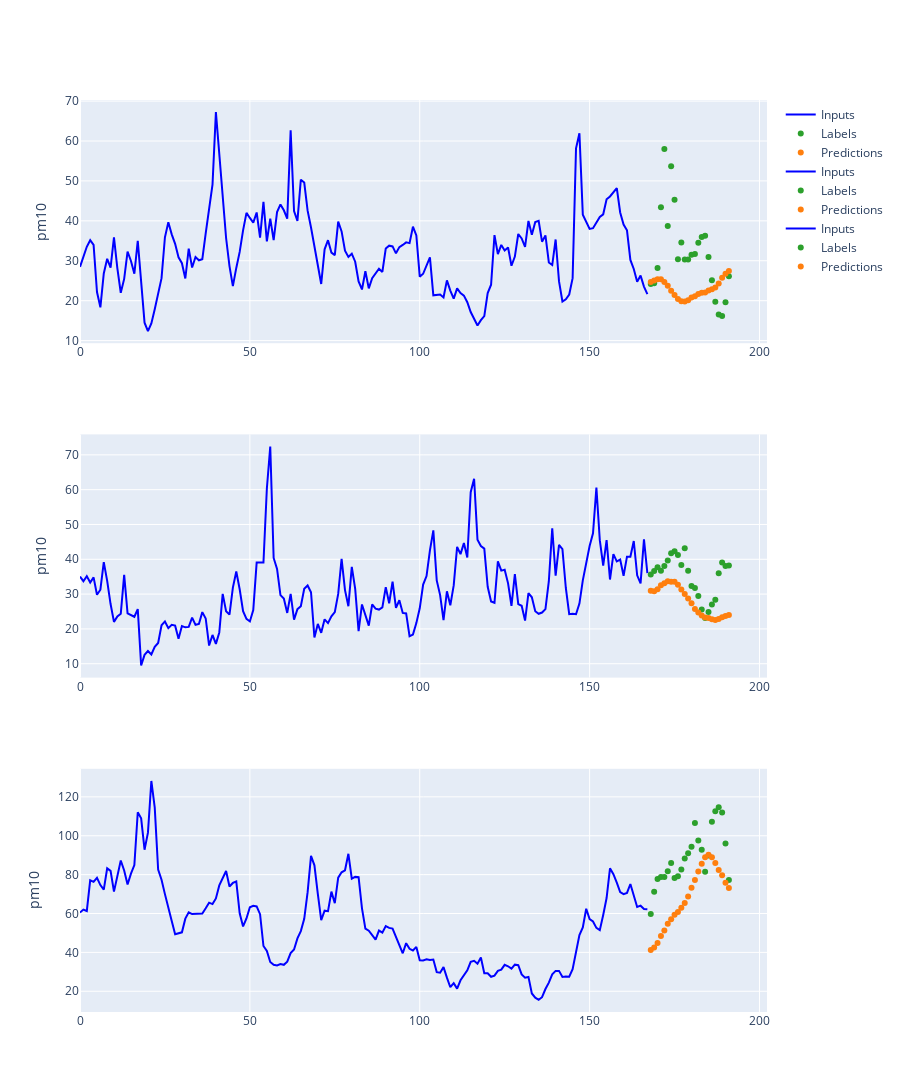

The code cell stored with this chart in its notebook:
### Code cell
window_generator_530.plot(cnn_lstm_model_538, offset=50, plot_version="train")

### Figure 1 — Plotly figure (JSON) as saved in the notebook; plotly's stock layout.template omitted (floating-point values rounded to 4 significant figures; data arrays with more than 128 entries replaced by an {"elided": "..."} marker saying what was removed)
{"data": [{"marker": {"color": "blue"}, "name": "Inputs", "type": "scatter", "x": {"elided": "168 int values"}, "xaxis": "x", "y": {"elided": "168 float values"}, "yaxis": "y"}, {"marker": {"color": "#2ca02c"}, "mode": "markers", "name": "Labels", "type": "scatter", "x": [168, 169, 170, 171, 172, 173, 174, 175, 176, 177, 178, 179, 180, 181, 182, 183, 184, 185, 186, 187, 188, 189, 190, 191], "xaxis": "x", "y": [24.19, 24.37, 28.21, 43.38, 58.0, 38.72, 53.7, 45.3, 30.4, 34.6, 30.31, 30.31, 31.5, 31.68, 34.51, 35.97, 36.25, 30.95, 25.1, 19.71, 16.51, 16.14, 19.62, 26.1], "yaxis": "y"}, {"marker": {"color": "#ff7f0e"}, "mode": "markers", "name": "Predictions", "type": "scatter", "x": [168, 169, 170, 171, 172, 173, 174, 175, 176, 177, 178, 179, 180, 181, 182, 183, 184, 185, 186, 187, 188, 189, 190, 191], "xaxis": "x", "y": [24.68, 25.09, 25.35, 25.39, 24.66, 23.77, 22.48, 21.42, 20.41, 19.84, 19.79, 20.14, 20.77, 21.12, 21.65, 21.98, 22.07, 22.57, 22.85, 23.28, 24.29, 25.78, 26.75, 27.46], "yaxis": "y"}, {"marker": {"color": "blue"}, "name": "Inputs", "type": "scatter", "x": {"elided": "168 int values"}, "xaxis": "x2", "y": {"elided": "168 float values"}, "yaxis": "y2"}, {"marker": {"color": "#2ca02c"}, "mode": "markers", "name": "Labels", "type": "scatter", "x": [168, 169, 170, 171, 172, 173, 174, 175, 176, 177, 178, 179, 180, 181, 182, 183, 184, 185, 186, 187, 188, 189, 190, 191], "xaxis": "x2", "y": [35.65, 36.63, 37.72, 36.74, 38.09, 39.66, 41.73, 42.34, 41.25, 38.33, 43.19, 36.74, 32.36, 31.76, 29.45, 25.56, 23.13, 24.83, 27.02, 28.35, 36.01, 39.06, 38.09, 38.2], "yaxis": "y2"}, {"marker": {"color": "#ff7f0e"}, "mode": "markers", "name": "Predictions", "type": "scatter", "x": [168, 169, 170, 171, 172, 173, 174, 175, 176, 177, 178, 179, 180, 181, 182, 183, 184, 185, 186, 187, 188, 189, 190, 191], "xaxis": "x2", "y": [30.93, 30.82, 31.41, 32.55, 33.12, 33.7, 33.55, 33.51, 32.69, 31.35, 30.05, 28.72, 27.35, 25.74, 24.71, 23.84, 23.25, 23.14, 22.76, 22.53, 22.86, 23.32, 23.71, 23.97], "yaxis": "y2"}, {"marker": {"color": "blue"}, "name": "Inputs", "type": "scatter", "x": {"elided": "168 int values"}, "xaxis": "x3", "y": {"elided": "168 float values"}, "yaxis": "y3"}, {"marker": {"color": "#2ca02c"}, "mode": "markers", "name": "Labels", "type": "scatter", "x": [168, 169, 170, 171, 172, 173, 174, 175, 176, 177, 178, 179, 180, 181, 182, 183, 184, 185, 186, 187, 188, 189, 190, 191], "xaxis": "x3", "y": [59.74, 71.25, 77.74, 78.83, 78.74, 81.76, 85.96, 78.29, 79.2, 82.67, 88.34, 90.99, 94.37, 106.6, 97.57, 92.82, 81.49, 89.89, 107.2, 112.6, 114.7, 111.9, 96.02, 77.19], "yaxis": "y3"}, {"marker": {"color": "#ff7f0e"}, "mode": "markers", "name": "Predictions", "type": "scatter", "x": [168, 169, 170, 171, 172, 173, 174, 175, 176, 177, 178, 179, 180, 181, 182, 183, 184, 185, 186, 187, 188, 189, 190, 191], "xaxis": "x3", "y": [41.26, 42.47, 44.83, 48.44, 51.23, 54.74, 57.05, 59.41, 60.81, 63.01, 65.36, 68.75, 73.26, 77.18, 81.63, 85.56, 88.98, 90.18, 88.99, 86.03, 82.34, 79.68, 75.83, 73.08], "yaxis": "y3"}], "layout": {"height": 1200, "xaxis": {"anchor": "y", "domain": [0, 1]}, "xaxis2": {"anchor": "y2", "domain": [0, 1]}, "xaxis3": {"anchor": "y3", "domain": [0, 1]}, "yaxis": {"anchor": "x", "domain": [0.7333, 1], "title": {"text": "pm10"}}, "yaxis2": {"anchor": "x2", "domain": [0.3667, 0.6333], "title": {"text": "pm10"}}, "yaxis3": {"anchor": "x3", "domain": [0, 0.2667], "title": {"text": "pm10"}}}}
